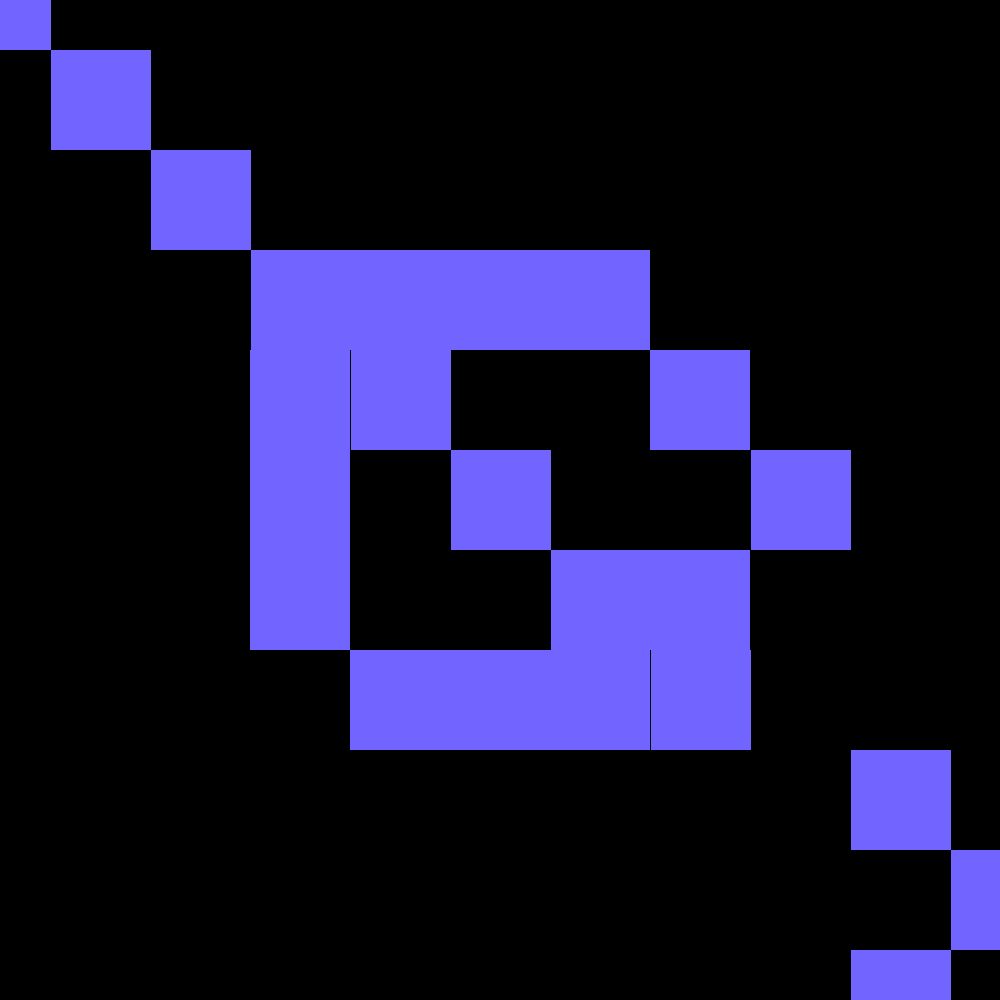
Frame 1 (no input)
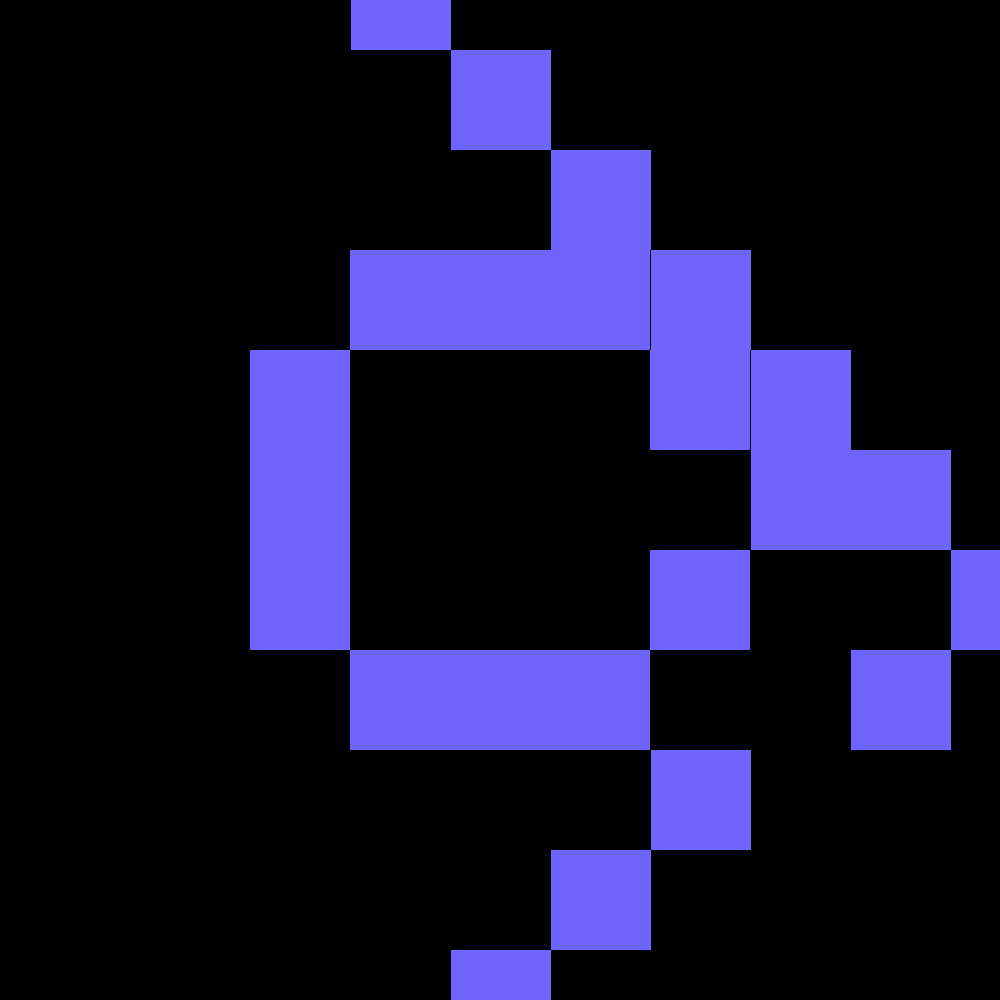
Frame 60 (no input)
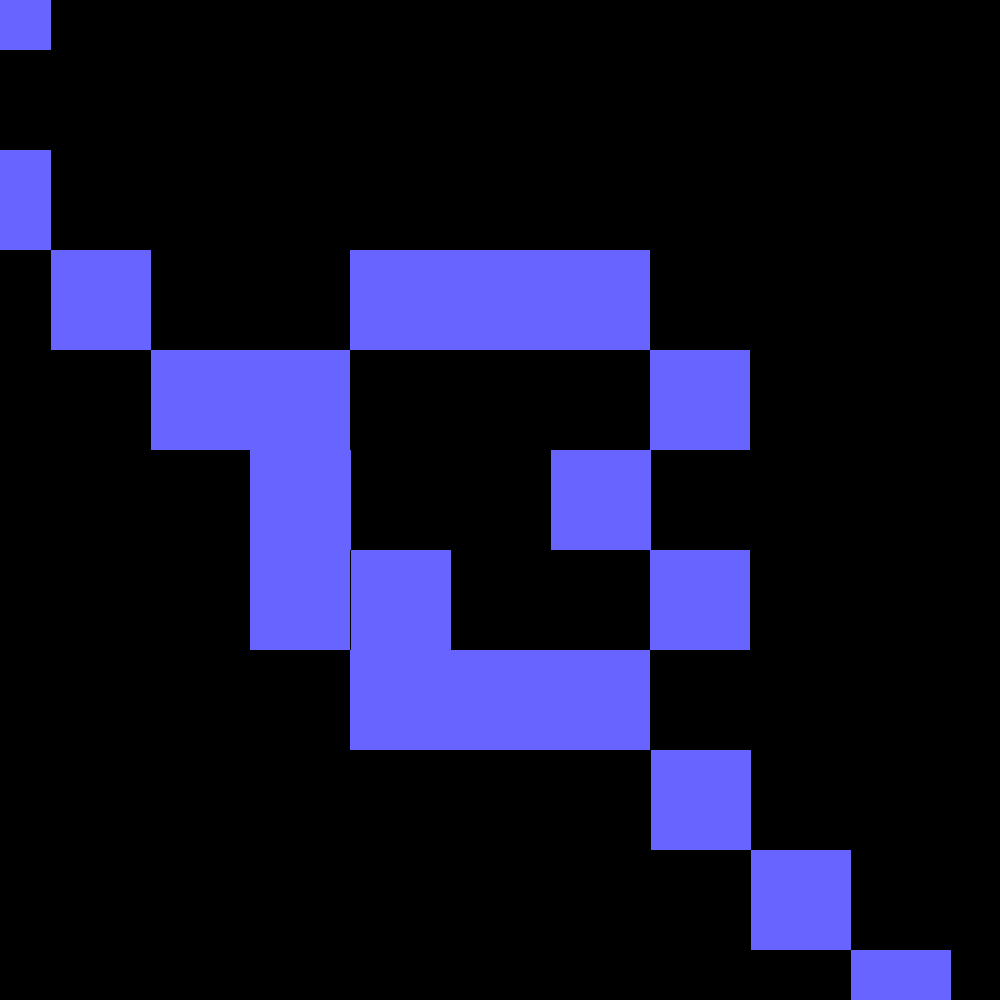
Frame 120 (the mouse pressed at the canvas centre since frame 60)

The p5.js sketch that drew these frames (run headless with seeded random() and noise() and a simulated clock; from frame 60 on, the mouse is pressed at the canvas centre):

// p5.js sketch
// ── sketch.js
var x;
var changeDirection;

function setup() {
  createCanvas(1000, 1000);
	x = 1;
	changeDirection = false;
    colorMode(RGB)
    noStroke()
    rectMode(CENTER)
    frameRate(60)
}

function draw() {
  background(0);
    
    fill(random(100,120),100,255)
rect(x,0,100);
	if(x>width){
		changeDirection=true}

	else if (x<=0){
		changeDirection=false}

	if (x>=-100 && changeDirection == false){
		x=x+100}

	else if(changeDirection == true){
		x=x-100}

rect(x,100,100);
	if(x>width){
		changeDirection=true}

	else if (x<=0){
		changeDirection=false}

	if (x>=-100 && changeDirection == false){
		x=x+100}

	else if(changeDirection == true){
		x=x-100}
        
rect(x,200,100);
	if(x>width){
		changeDirection=true}

	else if (x<=0){
		changeDirection=false}

	if (x>=-100 && changeDirection == false){
		x=x+100}

	else if(changeDirection == true){
		x=x-100}    

rect(x,300,100);
	if(x>width){
		changeDirection=true}

	else if (x<=0){
		changeDirection=false}

	if (x>=-100 && changeDirection == false){
		x=x+100}

	else if(changeDirection == true){
		x=x-100}    

rect(x,400,100);
    if(x>width){
            changeDirection=true}
    
    else if (x<=0){
            changeDirection=false}
    
    if (x>=-100 && changeDirection == false){
            x=x+100}
    
    else if(changeDirection == true){
            x=x-100}    
    
rect(x,500,100);
    if(x>width){
            changeDirection=true}
            
    else if (x<=0){
            changeDirection=false}
            
    if (x>=-100 && changeDirection == false){
    x=x+100}
                
    else if(changeDirection == true){
            x=x-100}    

rect(x,600,100);
    if(x>width){
            changeDirection=true}
            
    else if (x<=0){
            changeDirection=false}
            
    if (x>=-100 && changeDirection == false){
    x=x+100}
                
    else if(changeDirection == true){
            x=x-100}

rect(x,700,100);
    if(x>width){
            changeDirection=true}
            
    else if (x<=0){
            changeDirection=false}
            
    if (x>=-100 && changeDirection == false){
    x=x+100}
                
    else if(changeDirection == true){
            x=x-100}    

            rect(x,500,100);
    if(x>width){
            changeDirection=true}
            
    else if (x<=0){
            changeDirection=false}
            
    if (x>=-100 && changeDirection == false){
    x=x+100}
                
    else if(changeDirection == true){
            x=x-100}            
 
rect(x,800,100);
    if(x>width){
            changeDirection=true}
            
    else if (x<=0){
            changeDirection=false}
            
    if (x>=-100 && changeDirection == false){
    x=x+100}
                
    else if(changeDirection == true){
            x=x-100}   

rect(x,900,100);
    if(x>width){
            changeDirection=true}
            
    else if (x<=0){
            changeDirection=false}
            
    if (x>=-100 && changeDirection == false){
    x=x+100}
                
    else if(changeDirection == true){
            x=x-100} 
            
            rect(x,1000,100);
    if(x>width){
            changeDirection=true}
            
    else if (x<=0){
            changeDirection=false}
            
    if (x>=-100 && changeDirection == false){
    x=x+100}
                
    else if(changeDirection == true){
            x=x-100}


    
    rect(500,300,100);
    rect(400,300,100);
    rect(300,400,100);
    rect(300,500,100);
    rect(300,600,100);
    rect(400,700,100);
    rect(500,700,100);
    rect(600,700,100);
    rect(600,300,100);
    rect(700,400,100);
    rect(700,600,100);
    
}
